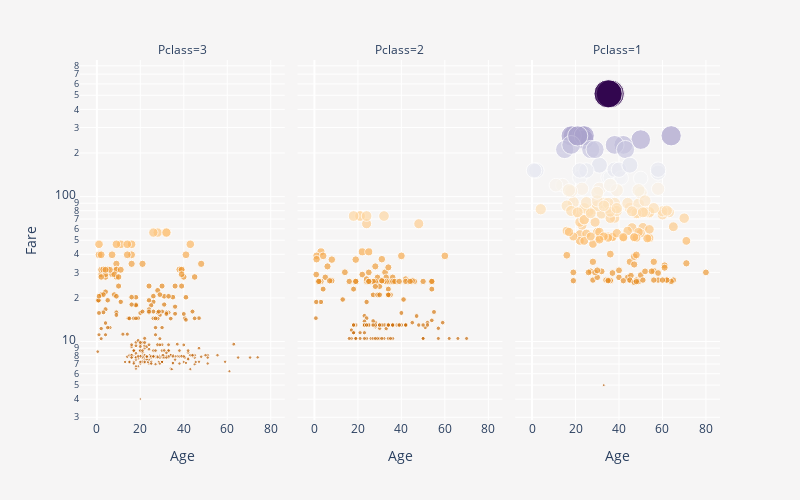

Notebook source saved alongside this figure:
### Markdown cell above
# <p style="padding:15px; background-color:#26344e; font-family:JetBrains Mono; font-weight:bold; color:#f2f2f0; font-size:100%; letter-spacing: 2px; text-align:center; border-radius: 10px 10px">Fancy Plots with Plotly & Groups Survival Rate</p>

### Code cell
df["SqrtFare"] = np.sqrt(df["Fare"])

fig = px.scatter(
    data_frame=df,
    x="Age",
    y="Fare",
    log_y=True,
    size="Fare",
    color="SqrtFare",
    color_continuous_scale="PuOr",
    facet_col="Pclass",
    category_orders={"Pclass": (3, 2, 1)},
    hover_name="Name",
    height=500,
    width=800,
)

fig.update_layout(
    plot_bgcolor=BACKGROUND_COLOR,
    paper_bgcolor=BACKGROUND_COLOR,
    coloraxis_showscale=False,
)
fig.show()

### Figure 1 — Plotly figure (JSON) as saved in the notebook; plotly's stock layout.template omitted (floating-point values rounded to 4 significant figures; data arrays with more than 128 entries replaced by an {"elided": "..."} marker saying what was removed)
{"data": [{"hovertemplate": "<b>%{hovertext}</b><br><br>Pclass=3<br>Age=%{x}<br>Fare=%{marker.size}<br>SqrtFare=%{marker.color}<extra></extra>", "hovertext": {"elided": "355 str values"}, "legendgroup": "", "marker": {"color": {"elided": "355 float values"}, "coloraxis": "coloraxis", "size": {"elided": "355 float values"}, "sizemode": "area", "sizeref": 1.281, "symbol": "circle"}, "mode": "markers", "name": "", "orientation": "v", "showlegend": false, "type": "scatter", "x": {"elided": "355 float values"}, "xaxis": "x", "y": {"elided": "355 float values"}, "yaxis": "y"}, {"hovertemplate": "<b>%{hovertext}</b><br><br>Pclass=2<br>Age=%{x}<br>Fare=%{marker.size}<br>SqrtFare=%{marker.color}<extra></extra>", "hovertext": {"elided": "173 str values"}, "legendgroup": "", "marker": {"color": {"elided": "173 float values"}, "coloraxis": "coloraxis", "size": {"elided": "173 float values"}, "sizemode": "area", "sizeref": 1.281, "symbol": "circle"}, "mode": "markers", "name": "", "orientation": "v", "showlegend": false, "type": "scatter", "x": {"elided": "173 float values"}, "xaxis": "x2", "y": {"elided": "173 float values"}, "yaxis": "y2"}, {"hovertemplate": "<b>%{hovertext}</b><br><br>Pclass=1<br>Age=%{x}<br>Fare=%{marker.size}<br>SqrtFare=%{marker.color}<extra></extra>", "hovertext": {"elided": "186 str values"}, "legendgroup": "", "marker": {"color": {"elided": "186 float values"}, "coloraxis": "coloraxis", "size": {"elided": "186 float values"}, "sizemode": "area", "sizeref": 1.281, "symbol": "circle"}, "mode": "markers", "name": "", "orientation": "v", "showlegend": false, "type": "scatter", "x": {"elided": "186 float values"}, "xaxis": "x3", "y": {"elided": "186 float values"}, "yaxis": "y3"}], "layout": {"annotations": [{"font": {}, "showarrow": false, "text": "Pclass=3", "x": 0.16, "xanchor": "center", "xref": "paper", "y": 1, "yanchor": "bottom", "yref": "paper"}, {"font": {}, "showarrow": false, "text": "Pclass=2", "x": 0.5, "xanchor": "center", "xref": "paper", "y": 1, "yanchor": "bottom", "yref": "paper"}, {"font": {}, "showarrow": false, "text": "Pclass=1", "x": 0.84, "xanchor": "center", "xref": "paper", "y": 1, "yanchor": "bottom", "yref": "paper"}], "coloraxis": {"colorbar": {"title": {"text": "SqrtFare"}}, "colorscale": [[0, "rgb(127,59,8)"], [0.1, "rgb(179,88,6)"], [0.2, "rgb(224,130,20)"], [0.3, "rgb(253,184,99)"], [0.4, "rgb(254,224,182)"], [0.5, "rgb(247,247,247)"], [0.6, "rgb(216,218,235)"], [0.7, "rgb(178,171,210)"], [0.8, "rgb(128,115,172)"], [0.9, "rgb(84,39,136)"], [1, "rgb(45,0,75)"]], "showscale": false}, "height": 500, "legend": {"itemsizing": "constant", "tracegroupgap": 0}, "margin": {"t": 60}, "paper_bgcolor": "#F6F5F5", "plot_bgcolor": "#F6F5F5", "width": 800, "xaxis": {"anchor": "y", "domain": [0, 0.32], "title": {"text": "Age"}}, "xaxis2": {"anchor": "y2", "domain": [0.34, 0.66], "matches": "x", "title": {"text": "Age"}}, "xaxis3": {"anchor": "y3", "domain": [0.68, 1.0], "matches": "x", "title": {"text": "Age"}}, "yaxis": {"anchor": "x", "domain": [0, 1], "title": {"text": "Fare"}, "type": "log"}, "yaxis2": {"anchor": "x2", "domain": [0, 1], "matches": "y", "showticklabels": false, "type": "log"}, "yaxis3": {"anchor": "x3", "domain": [0, 1], "matches": "y", "showticklabels": false, "type": "log"}}}
